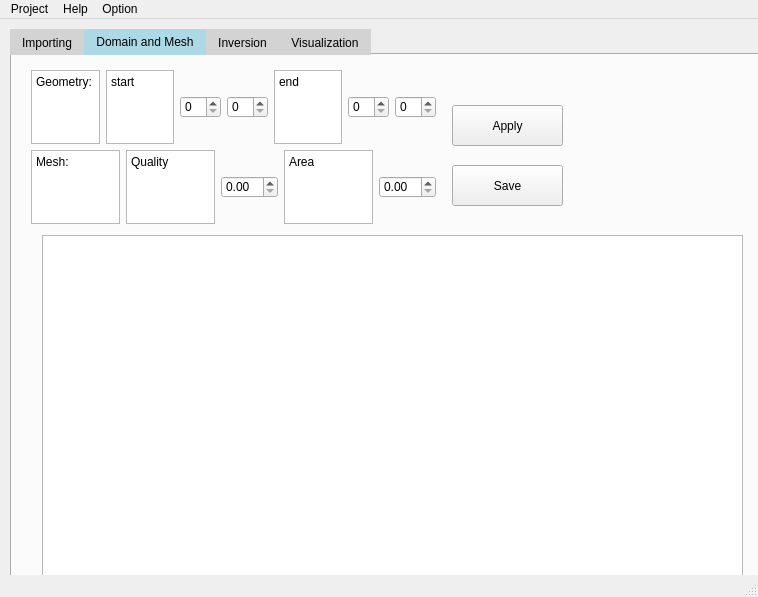
<?xml version="1.0" encoding="UTF-8"?>
<ui version="4.0">
 <class>MainWindow</class>
 <widget class="QMainWindow" name="MainWindow">
  <property name="geometry">
   <rect>
    <x>0</x>
    <y>0</y>
    <width>758</width>
    <height>597</height>
   </rect>
  </property>
  <property name="windowTitle">
   <string>MainWindow</string>
  </property>
  <property name="autoFillBackground">
   <bool>true</bool>
  </property>
  <widget class="QWidget" name="centralwidget">
   <property name="styleSheet">
    <string notr="true">QTabBar::tab:selected {
    background: lightblue;
    color: black;
}
QTabBar::tab:!selected {
    background: lightgray;
    color: black;
}</string>
   </property>
   <widget class="QWidget" name="verticalWidget" native="true">
    <property name="geometry">
     <rect>
      <x>0</x>
      <y>0</y>
      <width>801</width>
      <height>591</height>
     </rect>
    </property>
    <layout class="QHBoxLayout" name="horizontalLayout_2" stretch="0">
     <property name="spacing">
      <number>10</number>
     </property>
     <property name="leftMargin">
      <number>10</number>
     </property>
     <property name="topMargin">
      <number>10</number>
     </property>
     <property name="rightMargin">
      <number>10</number>
     </property>
     <property name="bottomMargin">
      <number>10</number>
     </property>
     <item>
      <widget class="QTabWidget" name="tabWidget">
       <property name="minimumSize">
        <size>
         <width>781</width>
         <height>571</height>
        </size>
       </property>
       <property name="mouseTracking">
        <bool>true</bool>
       </property>
       <property name="autoFillBackground">
        <bool>true</bool>
       </property>
       <property name="styleSheet">
        <string notr="true"/>
       </property>
       <property name="currentIndex">
        <number>1</number>
       </property>
       <widget class="QWidget" name="Importing">
        <attribute name="title">
         <string>Importing</string>
        </attribute>
        <layout class="QVBoxLayout" name="verticalLayout">
         <item>
          <widget class="QTabWidget" name="tabWidget_2">
           <property name="autoFillBackground">
            <bool>false</bool>
           </property>
           <property name="styleSheet">
            <string notr="true">color: rgb(0, 0, 0);
border-top-color: rgb(0, 0, 0);</string>
           </property>
           <property name="currentIndex">
            <number>1</number>
           </property>
           <widget class="QWidget" name="Data">
            <attribute name="title">
             <string>Data</string>
            </attribute>
            <layout class="QGridLayout" name="gridLayout">
             <item row="0" column="2">
              <widget class="QPushButton" name="pushButton_3">
               <property name="text">
                <string>Import</string>
               </property>
              </widget>
             </item>
             <item row="0" column="1">
              <widget class="QPushButton" name="pushButton">
               <property name="text">
                <string>Choose your file</string>
               </property>
              </widget>
             </item>
             <item row="0" column="0">
              <widget class="QLineEdit" name="lineEdit"/>
             </item>
            </layout>
           </widget>
           <widget class="QWidget" name="Pre_processing">
            <attribute name="title">
             <string>Pre_processing</string>
            </attribute>
            <widget class="QPushButton" name="pushButton_2">
             <property name="geometry">
              <rect>
               <x>20</x>
               <y>10</y>
               <width>81</width>
               <height>31</height>
              </rect>
             </property>
             <property name="text">
              <string>Clean Data</string>
             </property>
            </widget>
            <widget class="QListView" name="listView">
             <property name="geometry">
              <rect>
               <x>20</x>
               <y>50</y>
               <width>711</width>
               <height>431</height>
              </rect>
             </property>
            </widget>
           </widget>
          </widget>
         </item>
        </layout>
       </widget>
       <widget class="QWidget" name="Domain_Mesh">
        <attribute name="title">
         <string>Domain and Mesh</string>
        </attribute>
        <widget class="QPushButton" name="pushButton_4">
         <property name="geometry">
          <rect>
           <x>440</x>
           <y>50</y>
           <width>111</width>
           <height>41</height>
          </rect>
         </property>
         <property name="text">
          <string>Apply</string>
         </property>
        </widget>
        <widget class="QPushButton" name="pushButton_8">
         <property name="geometry">
          <rect>
           <x>440</x>
           <y>110</y>
           <width>111</width>
           <height>41</height>
          </rect>
         </property>
         <property name="text">
          <string>Save</string>
         </property>
        </widget>
        <widget class="QListView" name="listView_2">
         <property name="geometry">
          <rect>
           <x>30</x>
           <y>180</y>
           <width>701</width>
           <height>361</height>
          </rect>
         </property>
        </widget>
        <widget class="QWidget" name="layoutWidget">
         <property name="geometry">
          <rect>
           <x>19</x>
           <y>15</y>
           <width>405</width>
           <height>154</height>
          </rect>
         </property>
         <layout class="QVBoxLayout" name="verticalLayout_2">
          <item>
           <layout class="QHBoxLayout" name="horizontalLayout">
            <item>
             <widget class="QTextEdit" name="textEdit_3">
              <property name="html">
               <string>&lt;!DOCTYPE HTML PUBLIC &quot;-//W3C//DTD HTML 4.0//EN&quot; &quot;http://www.w3.org/TR/REC-html40/strict.dtd&quot;&gt;
&lt;html&gt;&lt;head&gt;&lt;meta name=&quot;qrichtext&quot; content=&quot;1&quot; /&gt;&lt;style type=&quot;text/css&quot;&gt;
p, li { white-space: pre-wrap; }
&lt;/style&gt;&lt;/head&gt;&lt;body style=&quot; font-family:'.AppleSystemUIFont'; font-size:13pt; font-weight:400; font-style:normal;&quot;&gt;
&lt;p style=&quot; margin-top:0px; margin-bottom:0px; margin-left:0px; margin-right:0px; -qt-block-indent:0; text-indent:0px;&quot;&gt;&lt;span style=&quot; font-family:'SimSun'; font-size:9pt;&quot;&gt;Geometry:&lt;/span&gt;&lt;/p&gt;&lt;/body&gt;&lt;/html&gt;</string>
              </property>
             </widget>
            </item>
            <item>
             <widget class="QTextEdit" name="textEdit">
              <property name="html">
               <string>&lt;!DOCTYPE HTML PUBLIC &quot;-//W3C//DTD HTML 4.0//EN&quot; &quot;http://www.w3.org/TR/REC-html40/strict.dtd&quot;&gt;
&lt;html&gt;&lt;head&gt;&lt;meta name=&quot;qrichtext&quot; content=&quot;1&quot; /&gt;&lt;style type=&quot;text/css&quot;&gt;
p, li { white-space: pre-wrap; }
&lt;/style&gt;&lt;/head&gt;&lt;body style=&quot; font-family:'.AppleSystemUIFont'; font-size:13pt; font-weight:400; font-style:normal;&quot;&gt;
&lt;p style=&quot; margin-top:0px; margin-bottom:0px; margin-left:0px; margin-right:0px; -qt-block-indent:0; text-indent:0px;&quot;&gt;&lt;span style=&quot; font-family:'SimSun'; font-size:9pt;&quot;&gt;start&lt;/span&gt;&lt;/p&gt;&lt;/body&gt;&lt;/html&gt;</string>
              </property>
             </widget>
            </item>
            <item>
             <widget class="QSpinBox" name="spinBox"/>
            </item>
            <item>
             <widget class="QSpinBox" name="spinBox_3"/>
            </item>
            <item>
             <widget class="QTextEdit" name="textEdit_2">
              <property name="html">
               <string>&lt;!DOCTYPE HTML PUBLIC &quot;-//W3C//DTD HTML 4.0//EN&quot; &quot;http://www.w3.org/TR/REC-html40/strict.dtd&quot;&gt;
&lt;html&gt;&lt;head&gt;&lt;meta name=&quot;qrichtext&quot; content=&quot;1&quot; /&gt;&lt;style type=&quot;text/css&quot;&gt;
p, li { white-space: pre-wrap; }
&lt;/style&gt;&lt;/head&gt;&lt;body style=&quot; font-family:'.AppleSystemUIFont'; font-size:13pt; font-weight:400; font-style:normal;&quot;&gt;
&lt;p style=&quot; margin-top:0px; margin-bottom:0px; margin-left:0px; margin-right:0px; -qt-block-indent:0; text-indent:0px;&quot;&gt;&lt;span style=&quot; font-family:'SimSun'; font-size:9pt;&quot;&gt;end&lt;/span&gt;&lt;/p&gt;&lt;/body&gt;&lt;/html&gt;</string>
              </property>
             </widget>
            </item>
            <item>
             <widget class="QSpinBox" name="spinBox_2"/>
            </item>
            <item>
             <widget class="QSpinBox" name="spinBox_4"/>
            </item>
           </layout>
          </item>
          <item>
           <layout class="QHBoxLayout" name="horizontalLayout_3">
            <item>
             <widget class="QTextEdit" name="textEdit_4">
              <property name="html">
               <string>&lt;!DOCTYPE HTML PUBLIC &quot;-//W3C//DTD HTML 4.0//EN&quot; &quot;http://www.w3.org/TR/REC-html40/strict.dtd&quot;&gt;
&lt;html&gt;&lt;head&gt;&lt;meta name=&quot;qrichtext&quot; content=&quot;1&quot; /&gt;&lt;style type=&quot;text/css&quot;&gt;
p, li { white-space: pre-wrap; }
&lt;/style&gt;&lt;/head&gt;&lt;body style=&quot; font-family:'.AppleSystemUIFont'; font-size:13pt; font-weight:400; font-style:normal;&quot;&gt;
&lt;p style=&quot; margin-top:0px; margin-bottom:0px; margin-left:0px; margin-right:0px; -qt-block-indent:0; text-indent:0px;&quot;&gt;&lt;span style=&quot; font-family:'SimSun'; font-size:9pt;&quot;&gt;Mesh:&lt;/span&gt;&lt;/p&gt;&lt;/body&gt;&lt;/html&gt;</string>
              </property>
             </widget>
            </item>
            <item>
             <widget class="QTextEdit" name="textEdit_5">
              <property name="html">
               <string>&lt;!DOCTYPE HTML PUBLIC &quot;-//W3C//DTD HTML 4.0//EN&quot; &quot;http://www.w3.org/TR/REC-html40/strict.dtd&quot;&gt;
&lt;html&gt;&lt;head&gt;&lt;meta name=&quot;qrichtext&quot; content=&quot;1&quot; /&gt;&lt;style type=&quot;text/css&quot;&gt;
p, li { white-space: pre-wrap; }
&lt;/style&gt;&lt;/head&gt;&lt;body style=&quot; font-family:'.AppleSystemUIFont'; font-size:13pt; font-weight:400; font-style:normal;&quot;&gt;
&lt;p style=&quot; margin-top:0px; margin-bottom:0px; margin-left:0px; margin-right:0px; -qt-block-indent:0; text-indent:0px;&quot;&gt;&lt;span style=&quot; font-family:'SimSun'; font-size:9pt;&quot;&gt;Quality&lt;/span&gt;&lt;/p&gt;&lt;/body&gt;&lt;/html&gt;</string>
              </property>
             </widget>
            </item>
            <item>
             <widget class="QDoubleSpinBox" name="doubleSpinBox"/>
            </item>
            <item>
             <widget class="QTextEdit" name="textEdit_6">
              <property name="html">
               <string>&lt;!DOCTYPE HTML PUBLIC &quot;-//W3C//DTD HTML 4.0//EN&quot; &quot;http://www.w3.org/TR/REC-html40/strict.dtd&quot;&gt;
&lt;html&gt;&lt;head&gt;&lt;meta name=&quot;qrichtext&quot; content=&quot;1&quot; /&gt;&lt;style type=&quot;text/css&quot;&gt;
p, li { white-space: pre-wrap; }
&lt;/style&gt;&lt;/head&gt;&lt;body style=&quot; font-family:'.AppleSystemUIFont'; font-size:13pt; font-weight:400; font-style:normal;&quot;&gt;
&lt;p style=&quot; margin-top:0px; margin-bottom:0px; margin-left:0px; margin-right:0px; -qt-block-indent:0; text-indent:0px;&quot;&gt;&lt;span style=&quot; font-family:'SimSun'; font-size:9pt;&quot;&gt;Area&lt;/span&gt;&lt;/p&gt;&lt;/body&gt;&lt;/html&gt;</string>
              </property>
             </widget>
            </item>
            <item>
             <widget class="QDoubleSpinBox" name="doubleSpinBox_2"/>
            </item>
           </layout>
          </item>
         </layout>
        </widget>
       </widget>
       <widget class="QWidget" name="Inversion">
        <attribute name="title">
         <string>Inversion</string>
        </attribute>
        <widget class="QWidget" name="layoutWidget_2">
         <property name="geometry">
          <rect>
           <x>10</x>
           <y>30</y>
           <width>411</width>
           <height>73</height>
          </rect>
         </property>
         <layout class="QHBoxLayout" name="horizontalLayout_4">
          <item>
           <widget class="QTextEdit" name="textEdit_8">
            <property name="html">
             <string>&lt;!DOCTYPE HTML PUBLIC &quot;-//W3C//DTD HTML 4.0//EN&quot; &quot;http://www.w3.org/TR/REC-html40/strict.dtd&quot;&gt;
&lt;html&gt;&lt;head&gt;&lt;meta name=&quot;qrichtext&quot; content=&quot;1&quot; /&gt;&lt;style type=&quot;text/css&quot;&gt;
p, li { white-space: pre-wrap; }
&lt;/style&gt;&lt;/head&gt;&lt;body style=&quot; font-family:'.AppleSystemUIFont'; font-size:13pt; font-weight:400; font-style:normal;&quot;&gt;
&lt;p style=&quot; margin-top:0px; margin-bottom:0px; margin-left:0px; margin-right:0px; -qt-block-indent:0; text-indent:0px;&quot;&gt;&lt;span style=&quot; font-family:'SimSun'; font-size:9pt;&quot;&gt;maxIter:&lt;/span&gt;&lt;/p&gt;&lt;/body&gt;&lt;/html&gt;</string>
            </property>
           </widget>
          </item>
          <item>
           <widget class="QSpinBox" name="spinBox_8"/>
          </item>
          <item>
           <widget class="QTextEdit" name="textEdit_9">
            <property name="html">
             <string>&lt;!DOCTYPE HTML PUBLIC &quot;-//W3C//DTD HTML 4.0//EN&quot; &quot;http://www.w3.org/TR/REC-html40/strict.dtd&quot;&gt;
&lt;html&gt;&lt;head&gt;&lt;meta name=&quot;qrichtext&quot; content=&quot;1&quot; /&gt;&lt;style type=&quot;text/css&quot;&gt;
p, li { white-space: pre-wrap; }
&lt;/style&gt;&lt;/head&gt;&lt;body style=&quot; font-family:'.AppleSystemUIFont'; font-size:13pt; font-weight:400; font-style:normal;&quot;&gt;
&lt;p style=&quot; margin-top:0px; margin-bottom:0px; margin-left:0px; margin-right:0px; -qt-block-indent:0; text-indent:0px;&quot;&gt;&lt;span style=&quot; font-family:'SimSun'; font-size:9pt;&quot;&gt;Lam:&lt;/span&gt;&lt;/p&gt;&lt;/body&gt;&lt;/html&gt;</string>
            </property>
           </widget>
          </item>
          <item>
           <widget class="QSpinBox" name="spinBox_11"/>
          </item>
          <item>
           <widget class="QTextEdit" name="textEdit_10">
            <property name="html">
             <string>&lt;!DOCTYPE HTML PUBLIC &quot;-//W3C//DTD HTML 4.0//EN&quot; &quot;http://www.w3.org/TR/REC-html40/strict.dtd&quot;&gt;
&lt;html&gt;&lt;head&gt;&lt;meta name=&quot;qrichtext&quot; content=&quot;1&quot; /&gt;&lt;style type=&quot;text/css&quot;&gt;
p, li { white-space: pre-wrap; }
&lt;/style&gt;&lt;/head&gt;&lt;body style=&quot; font-family:'.AppleSystemUIFont'; font-size:13pt; font-weight:400; font-style:normal;&quot;&gt;
&lt;p style=&quot; margin-top:0px; margin-bottom:0px; margin-left:0px; margin-right:0px; -qt-block-indent:0; text-indent:0px;&quot;&gt;&lt;span style=&quot; font-family:'SimSun'; font-size:9pt;&quot;&gt;dPhi:&lt;/span&gt;&lt;/p&gt;&lt;/body&gt;&lt;/html&gt;</string>
            </property>
           </widget>
          </item>
          <item>
           <widget class="QSpinBox" name="spinBox_10"/>
          </item>
         </layout>
        </widget>
        <widget class="QPushButton" name="pushButton_5">
         <property name="geometry">
          <rect>
           <x>440</x>
           <y>10</y>
           <width>111</width>
           <height>41</height>
          </rect>
         </property>
         <property name="text">
          <string>Apply</string>
         </property>
        </widget>
        <widget class="QPushButton" name="pushButton_9">
         <property name="geometry">
          <rect>
           <x>440</x>
           <y>60</y>
           <width>111</width>
           <height>41</height>
          </rect>
         </property>
         <property name="text">
          <string>Save</string>
         </property>
        </widget>
        <widget class="QListView" name="listView_3">
         <property name="geometry">
          <rect>
           <x>30</x>
           <y>110</y>
           <width>711</width>
           <height>431</height>
          </rect>
         </property>
        </widget>
       </widget>
       <widget class="QWidget" name="Visualization">
        <attribute name="title">
         <string>Visualization</string>
        </attribute>
        <layout class="QHBoxLayout" name="horizontalLayout_5">
         <item>
          <widget class="QTabWidget" name="tabWidget_3">
           <property name="currentIndex">
            <number>0</number>
           </property>
           <widget class="QWidget" name="Resistivity">
            <attribute name="title">
             <string>Resistivity</string>
            </attribute>
            <widget class="QPushButton" name="pushButton_7">
             <property name="geometry">
              <rect>
               <x>0</x>
               <y>10</y>
               <width>91</width>
               <height>31</height>
              </rect>
             </property>
             <property name="text">
              <string>Result</string>
             </property>
            </widget>
            <widget class="QPushButton" name="pushButton_10">
             <property name="geometry">
              <rect>
               <x>110</x>
               <y>10</y>
               <width>111</width>
               <height>31</height>
              </rect>
             </property>
             <property name="text">
              <string>Save</string>
             </property>
            </widget>
            <widget class="QListView" name="listView_4">
             <property name="geometry">
              <rect>
               <x>30</x>
               <y>50</y>
               <width>711</width>
               <height>431</height>
              </rect>
             </property>
            </widget>
           </widget>
           <widget class="QWidget" name="Water_content">
            <attribute name="title">
             <string>Water content</string>
            </attribute>
            <widget class="QPushButton" name="pushButton_6">
             <property name="geometry">
              <rect>
               <x>0</x>
               <y>10</y>
               <width>81</width>
               <height>31</height>
              </rect>
             </property>
             <property name="text">
              <string>Convert</string>
             </property>
            </widget>
            <widget class="QPushButton" name="pushButton_11">
             <property name="geometry">
              <rect>
               <x>100</x>
               <y>10</y>
               <width>71</width>
               <height>31</height>
              </rect>
             </property>
             <property name="text">
              <string>Save</string>
             </property>
            </widget>
            <widget class="QListView" name="listView_5">
             <property name="geometry">
              <rect>
               <x>20</x>
               <y>50</y>
               <width>711</width>
               <height>431</height>
              </rect>
             </property>
            </widget>
           </widget>
          </widget>
         </item>
        </layout>
       </widget>
      </widget>
     </item>
    </layout>
   </widget>
  </widget>
  <widget class="QStatusBar" name="statusbar"/>
  <widget class="QMenuBar" name="menubar">
   <property name="geometry">
    <rect>
     <x>0</x>
     <y>0</y>
     <width>758</width>
     <height>21</height>
    </rect>
   </property>
   <widget class="QMenu" name="menuProject">
    <property name="title">
     <string>Project</string>
    </property>
    <addaction name="actionNew"/>
    <addaction name="actionOpen"/>
    <addaction name="actionSave"/>
   </widget>
   <widget class="QMenu" name="menuHelp">
    <property name="title">
     <string>Help</string>
    </property>
    <addaction name="actionGuidline"/>
    <addaction name="actionContract"/>
   </widget>
   <widget class="QMenu" name="menuOption">
    <property name="title">
     <string>Option</string>
    </property>
   </widget>
   <addaction name="menuProject"/>
   <addaction name="menuHelp"/>
   <addaction name="menuOption"/>
  </widget>
  <action name="actionNew">
   <property name="text">
    <string>New</string>
   </property>
  </action>
  <action name="actionOpen">
   <property name="text">
    <string>Open</string>
   </property>
  </action>
  <action name="actionSave">
   <property name="text">
    <string>Save</string>
   </property>
  </action>
  <action name="actionGuidline">
   <property name="text">
    <string>Guidline</string>
   </property>
  </action>
  <action name="actionContract">
   <property name="text">
    <string>Contract</string>
   </property>
  </action>
 </widget>
 <resources>
  <include location="ui design/background-image.qrc"/>
 </resources>
 <connections/>
</ui>
